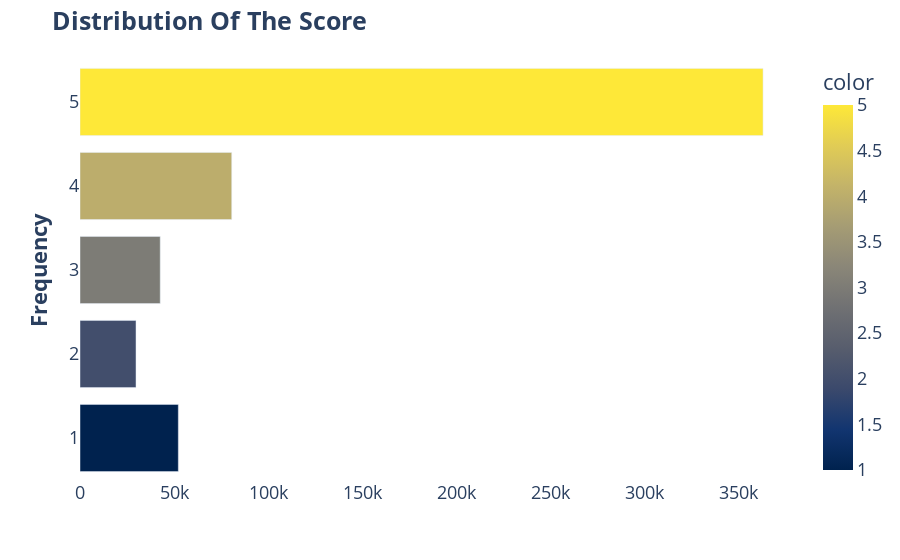

Notebook cell for this chart:
### Code cell
vc = df['Score'].value_counts().to_frame().reset_index()
fig = px.bar(x=vc["Score"], y=vc["index"], orientation='h',color=vc['index'],labels=True,color_continuous_scale="cividis")
fig.update_layout(title = "<b> Distribution Of The Score </b>",xaxis_title="",yaxis_title="<b> Frequency </b> ",font_size=18, plot_bgcolor="#fff",showlegend=False)

### Figure 1 — Plotly figure (JSON) as saved in the notebook; plotly's stock layout.template omitted (floating-point values rounded to 4 significant figures)
{"data": [{"alignmentgroup": "True", "hovertemplate": "x=%{x}<br>y=%{y}<br>color=%{marker.color}<extra></extra>", "legendgroup": "", "marker": {"color": [5, 4, 1, 3, 2], "coloraxis": "coloraxis", "pattern": {"shape": ""}}, "name": "", "offsetgroup": "", "orientation": "h", "showlegend": false, "textposition": "auto", "type": "bar", "x": [363122, 80655, 52268, 42640, 29769], "xaxis": "x", "y": [5, 4, 1, 3, 2], "yaxis": "y"}], "layout": {"barmode": "relative", "coloraxis": {"colorbar": {"title": {"text": "color"}}, "colorscale": [[0, "#00224e"], [0.1111, "#123570"], [0.2222, "#3b496c"], [0.3333, "#575d6d"], [0.4444, "#707173"], [0.5556, "#8a8678"], [0.6667, "#a59c74"], [0.7778, "#c3b369"], [0.8889, "#e1cc55"], [1, "#fee838"]]}, "font": {"size": 18}, "legend": {"tracegroupgap": 0}, "margin": {"t": 60}, "plot_bgcolor": "#fff", "showlegend": false, "title": {"text": "<b> Distribution Of The Score </b>"}, "xaxis": {"anchor": "y", "domain": [0, 1], "title": {"text": ""}}, "yaxis": {"anchor": "x", "domain": [0, 1], "title": {"text": "<b> Frequency </b> "}}}}
